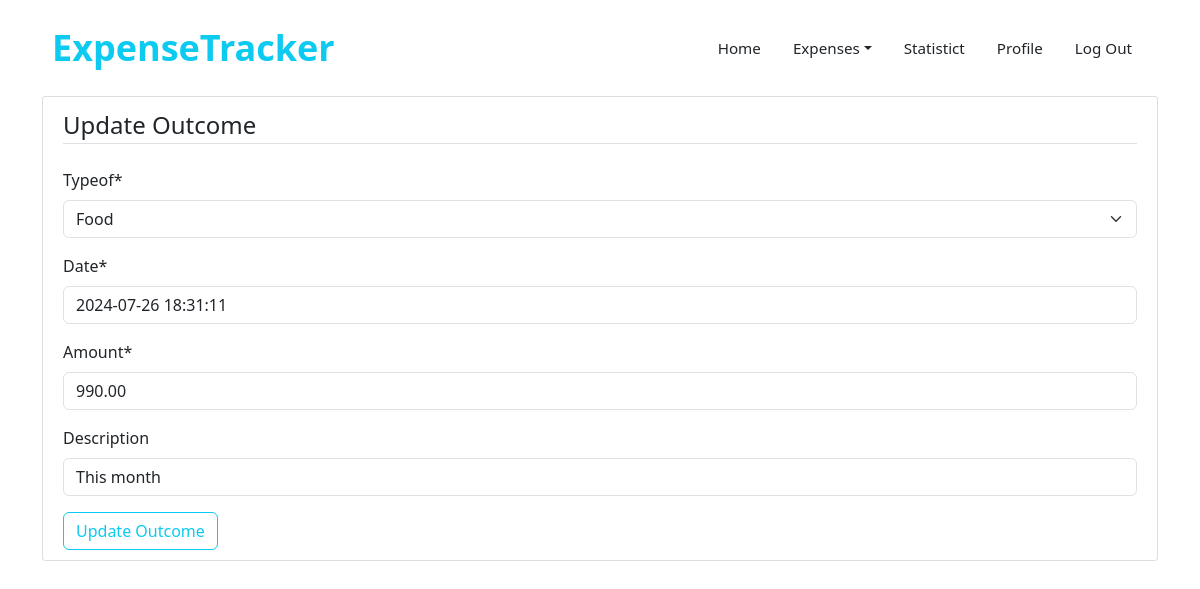
The page /outcome/5/update/ (signed in) on the database its author committed.
### expenses/models.py (models this page shows, shortened)
class Outcome(models.Model):
    typeof = models.CharField(
        max_length = 21,
        choices = {
            'food': "Food",
            'transportation': "Transportation",
            'savings': "Savings",
            'housing_and_utilities': "Housing and utilities",
            'clothing': "Clothing",
            'other': "Others"
        },
        default = 'food'
    )
    date = models.DateTimeField(default = timezone.now)
    amount = models.DecimalField(max_digits = 10, decimal_places = 2)
    description = models.CharField(
        max_length = 50,
        blank=True,
        null=True
    )
    owner = models.ForeignKey(User, on_delete = models.CASCADE)

### expenses/views.py (the view, shortened to what this page needs)
# urls.py: path('outcome/<int:pk>/update/', OutcomeUpdateView.as_view(), name = 'outcome-update'),
class OutcomeUpdateView(UserPassesTestMixin, LoginRequiredMixin, UpdateView):
    model = Outcome
    fields: list[str] = ['typeof', 'date', 'amount', 'description']
    def test_func(self) -> bool:
        outcome: Outcome = self.get_object()
        return  self.request.user == outcome.owner

### expenses/templates/expenses/outcome_form.html (shortened to what this page needs)
{% extends 'Users/base.html' %}
{% load crispy_forms_tags %}
{% block content %}
    <div class="content-section">
        <form method="POST">
            <fieldset class="form-group">
                <legend class="border-bottom mb-4">
                    Update Outcome
                </legend>
                {{ form|crispy }}
            </fieldset>
            <div class="form-group">
                <button class="btn btn-outline-info" type="submit">
                    Update Outcome
                </button>
            </div>
        </form>
    </div>
{% endblock content %}

### Users/static/Users/css/main.css (style rules this page uses)
.content-section { padding: 10px 20px; border: 1px solid #dddddd; border-radius: 3px; margin-bottom: 20px; }

### rows shown on the page
Outcome: typeof "Food", date "2024-07-26 18:31:11", amount "990.00", description "This month"
